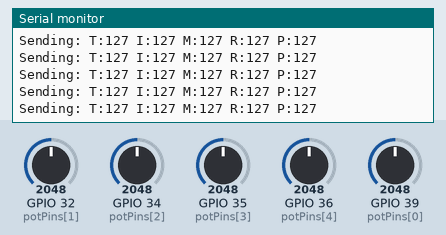
Simulated run of this sketch. Board: ESP32. Shown: the last lines printed to the serial monitor. Inputs (shaded band) come from the test bench; at power-on: GPIO 32 (potPins[1]) = 2048, GPIO 34 (potPins[2]) = 2048, GPIO 35 (potPins[3]) = 2048, GPIO 36 (potPins[4]) = 2048, GPIO 39 (potPins[0]) = 2048. Nothing arrives over Bluetooth unless stated; a phone connects over Bluetooth LE 3 s after start.

Above: at 3.9 s.
4.0 s: GPIO 32 (potPins[1]) set to 2866
At 4.01 s:
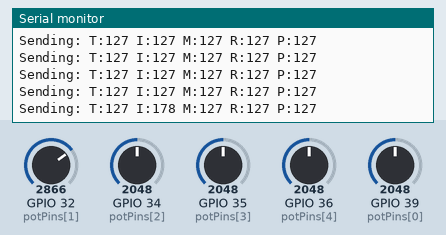
5.5 s: GPIO 34 (potPins[2]) set to 2866
At 5.53 s:
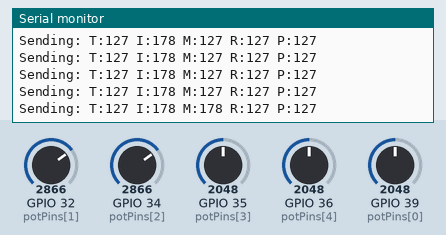
7.0 s: GPIO 35 (potPins[3]) set to 2866
At 7.04 s:
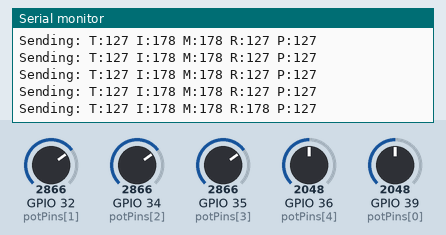
8.5 s: GPIO 36 (potPins[4]) set to 2866
At 8.55 s:
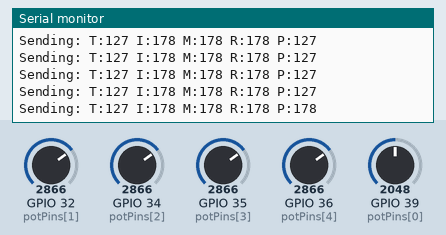
10.0 s: GPIO 39 (potPins[0]) set to 2866
At 10.07 s:
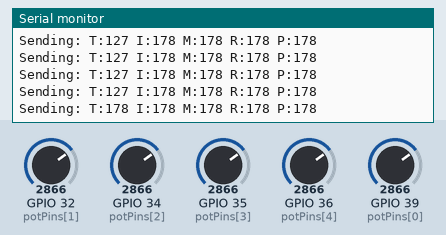
11.5 s: GPIO 32 (potPins[1]) set to 3972
At 11.58 s:
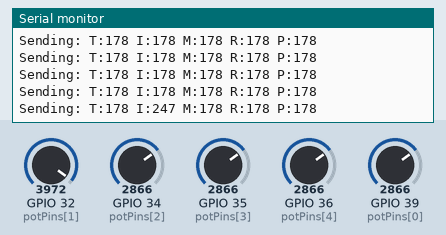
Timing chart, 0 to 14.0 s (numbered marks = the images above; inputs shaded):
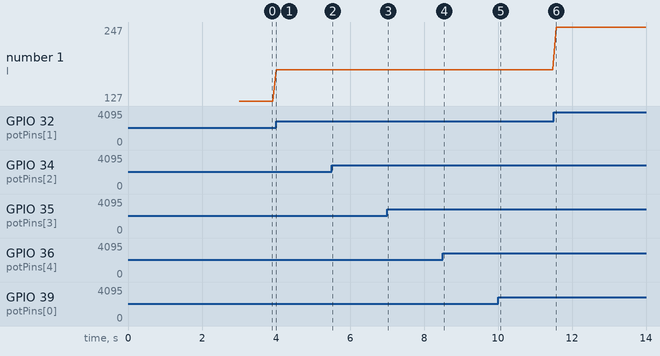

The sketch:

sketch_apr17a.ino
```cpp
#include <BLEDevice.h>
#include <BLEUtils.h>
#include <BLEServer.h>
#include <BLE2902.h> // The magic subscription fix!

// The 5 safe ADC1 pins for your fingers
const int potPins[] = {39, 32, 34, 35, 36}; // Thumb, Index, Middle, Ring, Pinky

#define SERVICE_UUID        "12345678-1234-1234-1234-1234567890ab"
#define CHARACTERISTIC_UUID "87654321-4321-4321-4321-9876543210ab"

BLECharacteristic *pCharacteristic;
bool deviceConnected = false;

// Connection Handlers
class MyServerCallbacks: public BLEServerCallbacks {
    void onConnect(BLEServer* pServer) {
      deviceConnected = true;
      Serial.println("Client Connected!");
    };

    void onDisconnect(BLEServer* pServer) {
      deviceConnected = false;
      pServer->getAdvertising()->start();
      Serial.println("Client disconnected. Restarting advertising...");
    }
};

void setup() {
  Serial.begin(115200);

  // Initialize BLE
  BLEDevice::init("ESP32 Smart Glove");
  BLEServer *pServer = BLEDevice::createServer();
  pServer->setCallbacks(new MyServerCallbacks());

  BLEService *pService = pServer->createService(SERVICE_UUID);

  // Create Characteristic
  pCharacteristic = pService->createCharacteristic(
                      CHARACTERISTIC_UUID,
                      BLECharacteristic::PROPERTY_READ |
                      BLECharacteristic::PROPERTY_NOTIFY
                    );

  // ADD THE DESCRIPTOR FOR CHROME SUBSCRIPTIONS
  pCharacteristic->addDescriptor(new BLE2902());

  pService->start();
  pServer->getAdvertising()->start();
  Serial.println("Waiting for a client to connect via Bluetooth...");
}

void loop() {
  if (deviceConnected) {
    uint8_t fingerData[5]; // Array to hold the 5 bytes

    // Read and map all 5 potentiometers
    for (int i = 0; i < 5; i++) {
      int rawValue = analogRead(potPins[i]);
      fingerData[i] = map(rawValue, 0, 4095, 0, 255);
    }

    // Send the 5-byte array over Bluetooth
    pCharacteristic->setValue(fingerData, 5);
    pCharacteristic->notify();

    // Print to Serial for local debugging
    Serial.printf("Sending: T:%d I:%d M:%d R:%d P:%d\n",
                  fingerData[0], fingerData[1], fingerData[2], fingerData[3], fingerData[4]);

    delay(100); // 10 updates per second
  }
}
```

Measured:
- after the input at 4.0 s, the serial monitor: prints a new line at once (image 1)
- after the input at 5.5 s, the serial monitor: prints a new line at once (image 2)
- after the input at 7.0 s, the serial monitor: prints a new line at once (image 3)
- after the input at 8.5 s, the serial monitor: prints a new line after 0.05 s (image 4)
- after the input at 10.0 s, the serial monitor: prints a new line after 0.06 s (image 5)
- after the input at 11.5 s, the serial monitor: prints a new line after 0.07 s (image 6)
- plotted number 1: 127 → 178 after the input at 4.0 s, 178 → 247 after the input at 11.5 s
